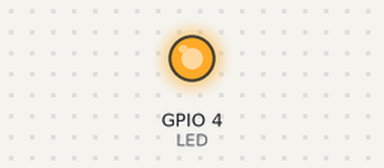
The program below on a simulated Raspberry Pi (BCM pin numbers). On the bench: output pins drawn as LEDs (lit = HIGH).

Above: at 2.5 s.
At 10.0 s:
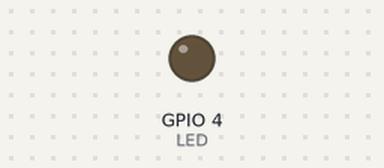
Timing chart, 0 to 19.5 s (numbered marks = the images above):
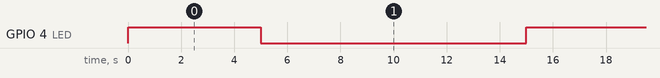

Measured:
- by itself, GPIO 4 (LED): alternates HIGH for 5.0 s and LOW for 10.0 s

The program:

gpio_controller.py
```python
import time
import lgpio
import signal
import sys

LED = 4

# Open GPIO chip and claim the pin
h = lgpio.gpiochip_open(0)
lgpio.gpio_claim_output(h, LED)

# Function to clean up GPIO on exit
def cleanup(signal_received, frame):
    print("\n[INFO] Caught termination signal, cleaning up GPIO...")
    lgpio.gpio_write(h, LED, 0)  # Ensure the LED is turned off
    lgpio.gpiochip_close(h)  # Close GPIO chip
    sys.exit(0)  # Exit gracefully

# Register signal handlers for SIGINT (Ctrl+C) and SIGTERM (Pod deletion)
signal.signal(signal.SIGINT, cleanup)  # Handles Ctrl+C
signal.signal(signal.SIGTERM, cleanup)  # Handles Kubernetes pod deletion or `docker stop`

try:
    while True:
        lgpio.gpio_write(h, LED, 1)
        time.sleep(5)
        lgpio.gpio_write(h, LED, 0)
        time.sleep(10)
except Exception as e:
    print(f"[ERROR] {e}")
    cleanup(None, None)  # Ensure cleanup runs on unexpected errors
```
